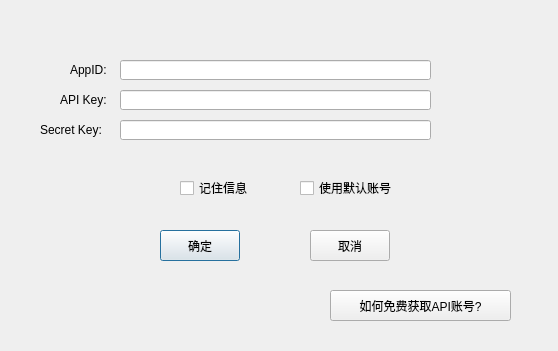
<?xml version="1.0" encoding="UTF-8"?>
<ui version="4.0">
 <class>LoginDialog</class>
 <widget class="QDialog" name="LoginDialog">
  <property name="geometry">
   <rect>
    <x>0</x>
    <y>0</y>
    <width>558</width>
    <height>351</height>
   </rect>
  </property>
  <property name="windowTitle">
   <string>Dialog</string>
  </property>
  <widget class="QLineEdit" name="lEditAppID">
   <property name="geometry">
    <rect>
     <x>120</x>
     <y>60</y>
     <width>311</width>
     <height>20</height>
    </rect>
   </property>
  </widget>
  <widget class="QLineEdit" name="lineEditAPIKey">
   <property name="geometry">
    <rect>
     <x>120</x>
     <y>90</y>
     <width>311</width>
     <height>20</height>
    </rect>
   </property>
  </widget>
  <widget class="QLineEdit" name="lineEditSecretKey">
   <property name="geometry">
    <rect>
     <x>120</x>
     <y>120</y>
     <width>311</width>
     <height>20</height>
    </rect>
   </property>
  </widget>
  <widget class="QLabel" name="label">
   <property name="geometry">
    <rect>
     <x>70</x>
     <y>60</y>
     <width>41</width>
     <height>20</height>
    </rect>
   </property>
   <property name="text">
    <string>AppID:</string>
   </property>
  </widget>
  <widget class="QLabel" name="label_2">
   <property name="geometry">
    <rect>
     <x>60</x>
     <y>90</y>
     <width>51</width>
     <height>20</height>
    </rect>
   </property>
   <property name="text">
    <string>API Key:</string>
   </property>
  </widget>
  <widget class="QLabel" name="label_3">
   <property name="geometry">
    <rect>
     <x>40</x>
     <y>120</y>
     <width>61</width>
     <height>20</height>
    </rect>
   </property>
   <property name="text">
    <string>Secret Key:</string>
   </property>
  </widget>
  <widget class="QPushButton" name="btnOk">
   <property name="geometry">
    <rect>
     <x>160</x>
     <y>230</y>
     <width>80</width>
     <height>31</height>
    </rect>
   </property>
   <property name="text">
    <string>确定</string>
   </property>
  </widget>
  <widget class="QPushButton" name="btnCancel">
   <property name="geometry">
    <rect>
     <x>310</x>
     <y>230</y>
     <width>80</width>
     <height>31</height>
    </rect>
   </property>
   <property name="text">
    <string>取消</string>
   </property>
  </widget>
  <widget class="QCheckBox" name="remmberInfo">
   <property name="geometry">
    <rect>
     <x>180</x>
     <y>180</y>
     <width>81</width>
     <height>16</height>
    </rect>
   </property>
   <property name="text">
    <string>记住信息</string>
   </property>
  </widget>
  <widget class="QCheckBox" name="useDefaultAccount">
   <property name="geometry">
    <rect>
     <x>300</x>
     <y>180</y>
     <width>111</width>
     <height>16</height>
    </rect>
   </property>
   <property name="text">
    <string>使用默认账号</string>
   </property>
  </widget>
  <widget class="QPushButton" name="pushButton">
   <property name="geometry">
    <rect>
     <x>330</x>
     <y>290</y>
     <width>181</width>
     <height>31</height>
    </rect>
   </property>
   <property name="text">
    <string>如何免费获取API账号?</string>
   </property>
  </widget>
 </widget>
 <resources/>
 <connections/>
</ui>
